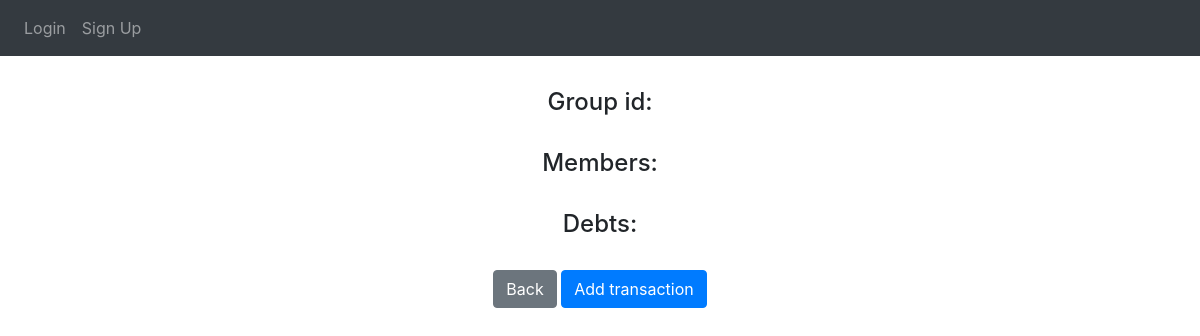
/mygroup?groupID=2, run on an earlier commit of the app's database.
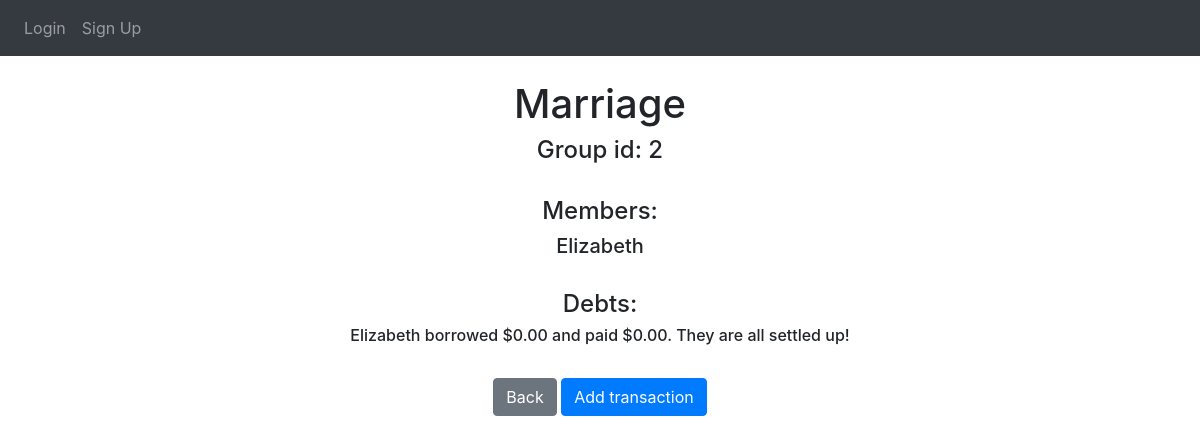
And on a later commit of the database.
### website/models.py (models this page shows, shortened)
class Group(db.Model):
    id = db.Column(db.Integer, primary_key=True)
    admin_id = db.Column(db.Integer)
    group_name = db.Column(db.String(30), nullable=False)
    date_created = db.Column(db.DateTime(timezone=True), default=func.now())
    transactions = db.relationship('Transaction')
    payments = db.relationship('Payment')
    def calculate_debts(self, member):
        total_paid = 0
        total_borrowed = 0
        for transaction in self.transactions:
            if transaction.payer_id == member.id:
                total_paid += transaction.amount
            total_borrowed += (transaction.amount / len(self.members))
        for payment in self.payments:
            if payment.payer_id == member.id:
                total_paid += payment.amount
            if payment.recipient_id == member.id:
                total_borrowed += payment.amount
        owed_to_group = total_borrowed - total_paid
        total_borrowed = "${:,.2f}".format(total_borrowed)
        total_paid = "${:,.2f}".format(total_paid)
        if owed_to_group > 0:
            owed_to_group = "${:,.2f}".format(owed_to_group)
            return (f"{member.username} borrowed {total_borrowed} and paid {total_paid}. They owe {owed_to_group}.")
        elif owed_to_group == 0:
            owed_to_group = "${:,.2f}".format(owed_to_group)
            return (f"{member.username} borrowed {total_borrowed} and paid {total_paid}. They are all settled up!")
        elif owed_to_group < 0:
            owed_to_group = owed_to_group * -1
            owed_to_group = "${:,.2f}".format(owed_to_group)
            return (f"{member.username} borrowed {total_borrowed} and paid {total_paid}. They are owed {owed_to_group}.")

class User(db.Model, UserMixin):
    id = db.Column(db.Integer, primary_key=True)
    username = db.Column(db.String(200), nullable=False)
    email = db.Column(db.String(150), unique=True)
    password = db.Column(db.String(150))
    date_created = db.Column(db.DateTime(timezone=True), default=func.now())
    groups = db.relationship('Group', secondary=group_member, backref="members")

### website/views.py (the view)
@views.route('mygroup', methods=["GET", "POST"])
def show_group():
    if request.method == "GET":
        group_id = request.args['groupID']
        group = Group.query.filter_by(id=group_id).first()
        return render_template("group.html", user=current_user, group=group)
    else:
        return "Use a get request"

### website/templates/group.html
{% extends "base.html" %} {% block title %}Home{% endblock %} {% block content %}
<div class="container" align="center">
  <br><h1 align="center">{{ group.group_name }}</h1>
  <h4>Group id: {{ group.id }}</h4><br>
  <h4>Members:</h4>
  {% for member in group.members %}
  <h5>{{ member.username }}</h5>
  {% endfor %}<br>
  <h4>Debts:</h4>
  {% for member in group.members %}
  <h6>{{ group.calculate_debts(member) }}</h6>
  {% endfor %}<br>
  <a class="btn btn-secondary" href="/" role="button">Back</a>
  <a class="btn btn-primary" href="/add-transaction" role="button">Add transaction</a>
</div>
{% endblock %}

What changed in the data, as far as the page shows it:
added Group: group_name "Marriage", id "2"
now on this page (row unchanged): User: username "Elizabeth", calculate_debts "Elizabeth borrowed $0.00 and paid $0.00. They are all settled up!"
